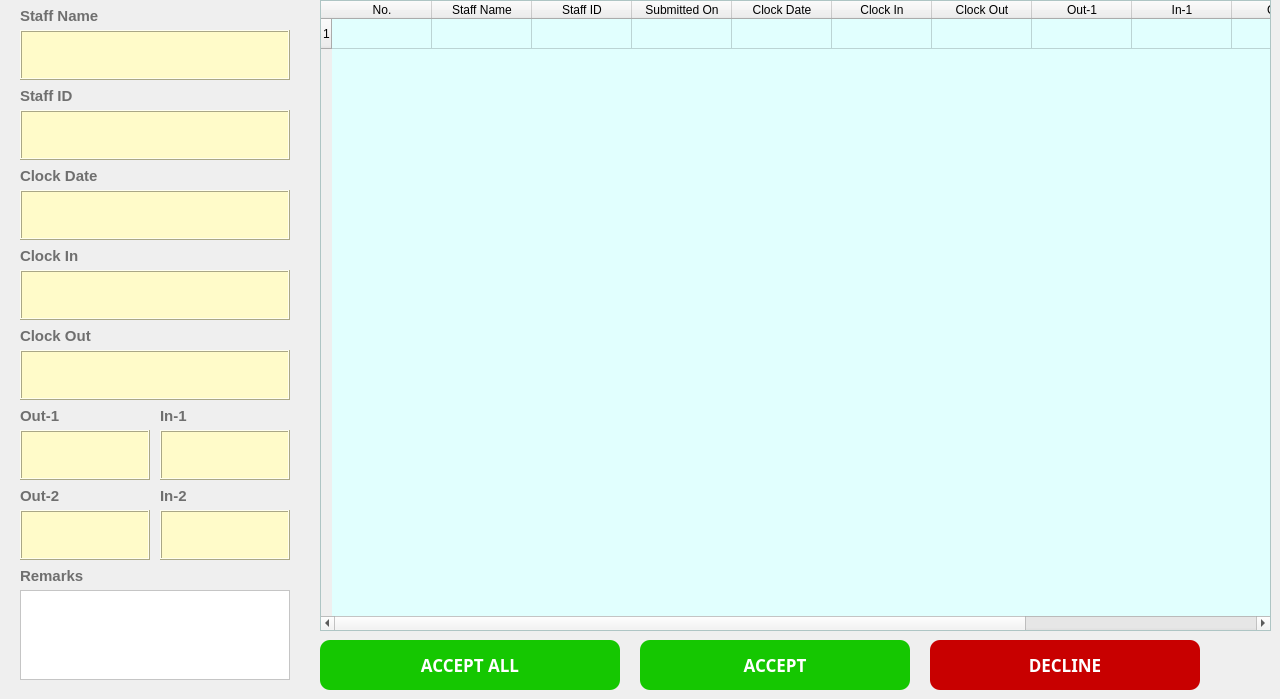
    <widget class="QWidget" name="tab_4">
     <attribute name="title">
      <string>Approve For Time Record Applications</string>
     </attribute>
     <widget class="QLabel" name="label_62">
      <property name="geometry">
       <rect>
        <x>20</x>
        <y>0</y>
        <width>151</width>
        <height>31</height>
       </rect>
      </property>
      <property name="font">
       <font>
        <family>Microsoft JhengHei UI</family>
        <pointsize>11</pointsize>
        <weight>75</weight>
        <bold>true</bold>
       </font>
      </property>
      <property name="styleSheet">
       <string notr="true">QLabel
{
	font-size:11pt;
	color:rgb(111,111,111);
}</string>
      </property>
      <property name="text">
       <string>Staff Name</string>
      </property>
     </widget>
     <widget class="QLabel" name="label_63">
      <property name="geometry">
       <rect>
        <x>20</x>
        <y>320</y>
        <width>151</width>
        <height>31</height>
       </rect>
      </property>
      <property name="font">
       <font>
        <family>Microsoft JhengHei UI</family>
        <pointsize>11</pointsize>
        <weight>75</weight>
        <bold>true</bold>
       </font>
      </property>
      <property name="styleSheet">
       <string notr="true">QLabel
{
	font-size:11pt;
	color:rgb(111,111,111);
}</string>
      </property>
      <property name="text">
       <string>Clock Out</string>
      </property>
     </widget>
     <widget class="QTextEdit" name="textEdit_39">
      <property name="enabled">
       <bool>false</bool>
      </property>
      <property name="geometry">
       <rect>
        <x>20</x>
        <y>30</y>
        <width>270</width>
        <height>50</height>
       </rect>
      </property>
      <property name="styleSheet">
       <string notr="true">QTextEdit

{
    /*字体为微软雅黑*/
    font-family:Microsoft Yahei;
    /*字体大小为20点*/
	color:rgb(50, 50, 50);
   font-size:12pt;
	background-color:rgb(255, 251, 201);
}
</string>
      </property>
      <property name="frameShape">
       <enum>QFrame::Box</enum>
      </property>
      <property name="frameShadow">
       <enum>QFrame::Raised</enum>
      </property>
      <property name="lineWidth">
       <number>1</number>
      </property>
     </widget>
     <widget class="QTextEdit" name="textEdit_40">
      <property name="geometry">
       <rect>
        <x>20</x>
        <y>590</y>
        <width>270</width>
        <height>90</height>
       </rect>
      </property>
      <property name="styleSheet">
       <string notr="true">QTextEdit
{
    /*字体为微软雅黑*/
    font-family:Microsoft Yahei;
    /*字体大小为20点*/
	color:rgb(74, 74, 74);
   font-size:12pt;
	background-color:rgb(255, 255, 255);
}

QTextEdit:hover
{
    /*背景颜色*/  
   background-color:rgb(229, 242, 255);
}

QTextEdit:focus
{
    /*背景颜色*/  
   background-color:rgb(229, 242, 255);
}</string>
      </property>
     </widget>
     <widget class="QLabel" name="label_64">
      <property name="geometry">
       <rect>
        <x>20</x>
        <y>80</y>
        <width>151</width>
        <height>31</height>
       </rect>
      </property>
      <property name="font">
       <font>
        <family>Microsoft JhengHei UI</family>
        <pointsize>11</pointsize>
        <weight>75</weight>
        <bold>true</bold>
       </font>
      </property>
      <property name="styleSheet">
       <string notr="true">QLabel
{
	font-size:11pt;
	color:rgb(111,111,111);
}</string>
      </property>
      <property name="text">
       <string>Staff ID</string>
      </property>
     </widget>
     <widget class="QLabel" name="label_65">
      <property name="geometry">
       <rect>
        <x>20</x>
        <y>160</y>
        <width>151</width>
        <height>31</height>
       </rect>
      </property>
      <property name="font">
       <font>
        <family>Microsoft JhengHei UI</family>
        <pointsize>11</pointsize>
        <weight>75</weight>
        <bold>true</bold>
       </font>
      </property>
      <property name="styleSheet">
       <string notr="true">QLabel
{
	font-size:11pt;
	color:rgb(111,111,111);
}</string>
      </property>
      <property name="text">
       <string>Clock Date</string>
      </property>
     </widget>
     <widget class="QTextEdit" name="textEdit_41">
      <property name="enabled">
       <bool>false</bool>
      </property>
      <property name="geometry">
       <rect>
        <x>20</x>
        <y>270</y>
        <width>270</width>
        <height>50</height>
       </rect>
      </property>
      <property name="styleSheet">
       <string notr="true">QTextEdit

{
    /*字体为微软雅黑*/
    font-family:Microsoft Yahei;
    /*字体大小为20点*/
	color:rgb(50, 50, 50);
   font-size:12pt;
	background-color:rgb(255, 251, 201);
}
</string>
      </property>
      <property name="frameShape">
       <enum>QFrame::Box</enum>
      </property>
      <property name="frameShadow">
       <enum>QFrame::Raised</enum>
      </property>
      <property name="lineWidth">
       <number>1</number>
      </property>
     </widget>
     <widget class="QPushButton" name="pushButton_14">
      <property name="geometry">
       <rect>
        <x>930</x>
        <y>640</y>
        <width>270</width>
        <height>50</height>
       </rect>
      </property>
      <property name="font">
       <font>
        <family>Microsoft Yahei</family>
        <pointsize>13</pointsize>
        <weight>75</weight>
        <bold>true</bold>
       </font>
      </property>
      <property name="styleSheet">
       <string notr="true">QPushButton
{
    /*字体为微软雅黑*/
    font-family:Microsoft Yahei;
    /*字体大小为20点*/
    font-size:13pt;
    /*字体颜色为白色*/    
    color:white;
    /*背景颜色*/  
    background-color:rgb(200, 0, 0);
    /*边框圆角半径为8像素*/ 
    border-radius:10px;
}

/*按钮停留态*/
QPushButton:hover
{
    /*背景颜色*/  
    background-color:rgb(176, 0, 0);
    padding-left:-3px;
    /*上内边距为3像素，让按下时字向下移动3像素*/  
    padding-top:-3px;
	 font-size:15pt;
}

/*按钮按下态*/
QPushButton:pressed
{
    /*背景颜色*/  
    background-color:rgb(147, 0, 0);
    /*左内边距为3像素，让按下时字向右移动3像素*/  
    padding-left:3px;
    /*上内边距为3像素，让按下时字向下移动3像素*/  
    padding-top:3px;
    font-size:13pt;
}</string>
      </property>
      <property name="text">
       <string>DECLINE</string>
      </property>
     </widget>
     <widget class="QLabel" name="label_66">
      <property name="geometry">
       <rect>
        <x>20</x>
        <y>240</y>
        <width>151</width>
        <height>31</height>
       </rect>
      </property>
      <property name="font">
       <font>
        <family>Microsoft JhengHei UI</family>
        <pointsize>11</pointsize>
        <weight>75</weight>
        <bold>true</bold>
       </font>
      </property>
      <property name="styleSheet">
       <string notr="true">QLabel
{
	font-size:11pt;
	color:rgb(111,111,111);
}</string>
      </property>
      <property name="text">
       <string>Clock In</string>
      </property>
     </widget>
     <widget class="QTextEdit" name="textEdit_42">
      <property name="enabled">
       <bool>false</bool>
      </property>
      <property name="geometry">
       <rect>
        <x>20</x>
        <y>350</y>
        <width>270</width>
        <height>50</height>
       </rect>
      </property>
      <property name="styleSheet">
       <string notr="true">QTextEdit

{
    /*字体为微软雅黑*/
    font-family:Microsoft Yahei;
    /*字体大小为20点*/
	color:rgb(50, 50, 50);
   font-size:12pt;
	background-color:rgb(255, 251, 201);
}
</string>
      </property>
      <property name="frameShape">
       <enum>QFrame::Box</enum>
      </property>
      <property name="frameShadow">
       <enum>QFrame::Raised</enum>
      </property>
      <property name="lineWidth">
       <number>1</number>
      </property>
     </widget>
     <widget class="QTextEdit" name="textEdit_43">
      <property name="enabled">
       <bool>false</bool>
      </property>
      <property name="geometry">
       <rect>
        <x>20</x>
        <y>430</y>
        <width>130</width>
        <height>50</height>
       </rect>
      </property>
      <property name="styleSheet">
       <string notr="true">QTextEdit

{
    /*字体为微软雅黑*/
    font-family:Microsoft Yahei;
    /*字体大小为20点*/
	color:rgb(50, 50, 50);
   font-size:12pt;
	background-color:rgb(255, 251, 201);
}
</string>
      </property>
      <property name="frameShape">
       <enum>QFrame::Box</enum>
      </property>
      <property name="frameShadow">
       <enum>QFrame::Raised</enum>
      </property>
      <property name="lineWidth">
       <number>1</number>
      </property>
     </widget>
     <widget class="QTableWidget" name="tableWidget_8">
      <property name="geometry">
       <rect>
        <x>320</x>
        <y>0</y>
        <width>951</width>
        <height>631</height>
       </rect>
      </property>
      <property name="font">
       <font>
        <pointsize>9</pointsize>
       </font>
      </property>
      <property name="styleSheet">
       <string notr="true">QTableWidget
{
	background-color: rgb(225, 255, 254);

}</string>
      </property>
      <property name="frameShape">
       <enum>QFrame::StyledPanel</enum>
      </property>
      <property name="frameShadow">
       <enum>QFrame::Sunken</enum>
      </property>
      <property name="sizeAdjustPolicy">
       <enum>QAbstractScrollArea::AdjustToContentsOnFirstShow</enum>
      </property>
      <property name="selectionBehavior">
       <enum>QAbstractItemView::SelectRows</enum>
      </property>
      <property name="showGrid">
       <bool>true</bool>
      </property>
      <property name="gridStyle">
       <enum>Qt::SolidLine</enum>
      </property>
      <property name="rowCount">
       <number>1</number>
      </property>
      <property name="columnCount">
       <number>12</number>
      </property>
      <attribute name="horizontalHeaderCascadingSectionResizes">
       <bool>true</bool>
      </attribute>
      <attribute name="verticalHeaderShowSortIndicator" stdset="0">
       <bool>false</bool>
      </attribute>
      <attribute name="verticalHeaderStretchLastSection">
       <bool>false</bool>
      </attribute>
      <row/>
      <column>
       <property name="text">
        <string>No.</string>
       </property>
       <property name="background">
        <color>
         <red>36</red>
         <green>236</green>
         <blue>239</blue>
        </color>
       </property>
      </column>
      <column>
       <property name="text">
        <string>Staff Name</string>
       </property>
      </column>
      <column>
       <property name="text">
        <string>Staff ID</string>
       </property>
      </column>
      <column>
       <property name="text">
        <string>Submitted On</string>
       </property>
      </column>
      <column>
       <property name="text">
        <string>Clock Date</string>
       </property>
      </column>
      <column>
       <property name="text">
        <string>Clock In</string>
       </property>
      </column>
      <column>
       <property name="text">
        <string>Clock Out</string>
       </property>
      </column>
      <column>
       <property name="text">
        <string>Out-1</string>
       </property>
      </column>
      <column>
       <property name="text">
        <string>In-1</string>
       </property>
      </column>
      <column>
       <property name="text">
        <string>Out-2</string>
       </property>
      </column>
      <column>
       <property name="text">
        <string>In-2</string>
       </property>
      </column>
      <column>
       <property name="text">
        <string>Remarks</string>
       </property>
      </column>
     </widget>
     <widget class="QLabel" name="label_67">
      <property name="geometry">
       <rect>
        <x>20</x>
        <y>400</y>
        <width>101</width>
        <height>31</height>
       </rect>
      </property>
      <property name="font">
       <font>
        <family>Microsoft JhengHei UI</family>
        <pointsize>11</pointsize>
        <weight>75</weight>
        <bold>true</bold>
       </font>
      </property>
      <property name="styleSheet">
       <string notr="true">QLabel
{
	font-size:11pt;
	color:rgb(111,111,111);
}</string>
      </property>
      <property name="text">
       <string>Out-1</string>
      </property>
     </widget>
     <widget class="QPushButton" name="pushButton_15">
      <property name="geometry">
       <rect>
        <x>640</x>
        <y>640</y>
        <width>270</width>
        <height>50</height>
       </rect>
      </property>
      <property name="font">
       <font>
        <family>Microsoft Yahei</family>
        <pointsize>13</pointsize>
        <weight>75</weight>
        <bold>true</bold>
       </font>
      </property>
      <property name="styleSheet">
       <string notr="true">QPushButton

{
    /*字体为微软雅黑*/
    font-family:Microsoft Yahei;
    /*字体大小为20点*/
    font-size:13pt;
    /*字体颜色为白色*/    
    color:white;
    /*背景颜色*/  
    background-color:rgb(21, 199, 1);
    /*边框圆角半径为8像素*/ 
    border-radius:10px;

}

/*按钮停留态*/
QPushButton:hover
{
    /*背景颜色*/  
    background-color:rgb(21, 175, 0);
    padding-left:-3px;
    /*上内边距为3像素，让按下时字向下移动3像素*/  
    padding-top:-3px;
	font-size:15pt;
}

/*按钮按下态*/
QPushButton:pressed
{
    /*背景颜色*/  
    background-color:rgb(0, 113, 0);
    /*左内边距为3像素，让按下时字向右移动3像素*/  
    padding-left:3px;
    /*上内边距为3像素，让按下时字向下移动3像素*/  
    padding-top:3px;
    font-size:13pt;
}</string>
      </property>
      <property name="text">
       <string>ACCEPT</string>
      </property>
     </widget>
     <widget class="QLabel" name="label_68">
      <property name="geometry">
       <rect>
        <x>20</x>
        <y>560</y>
        <width>151</width>
        <height>31</height>
       </rect>
      </property>
      <property name="font">
       <font>
        <family>Microsoft JhengHei UI</family>
        <pointsize>11</pointsize>
        <weight>75</weight>
        <bold>true</bold>
       </font>
      </property>
      <property name="styleSheet">
       <string notr="true">QLabel
{
	font-size:11pt;
	color:rgb(111,111,111);
}</string>
      </property>
      <property name="text">
       <string>Remarks</string>
      </property>
     </widget>
     <widget class="QTextEdit" name="textEdit_44">
      <property name="enabled">
       <bool>false</bool>
      </property>
      <property name="geometry">
       <rect>
        <x>20</x>
        <y>110</y>
        <width>270</width>
        <height>50</height>
       </rect>
      </property>
      <property name="styleSheet">
       <string notr="true">QTextEdit

{
    /*字体为微软雅黑*/
    font-family:Microsoft Yahei;
    /*字体大小为20点*/
	color:rgb(50, 50, 50);
   font-size:12pt;
	background-color:rgb(255, 251, 201);
}
</string>
      </property>
      <property name="frameShape">
       <enum>QFrame::Box</enum>
      </property>
      <property name="frameShadow">
       <enum>QFrame::Raised</enum>
      </property>
      <property name="lineWidth">
       <number>1</number>
      </property>
     </widget>
     <widget class="QTextEdit" name="textEdit_45">
      <property name="enabled">
       <bool>false</bool>
      </property>
      <property name="geometry">
       <rect>
        <x>20</x>
        <y>190</y>
        <width>270</width>
        <height>50</height>
       </rect>
      </property>
      <property name="styleSheet">
       <string notr="true">QTextEdit

{
    /*字体为微软雅黑*/
    font-family:Microsoft Yahei;
    /*字体大小为20点*/
	color:rgb(50, 50, 50);
   font-size:12pt;
	background-color:rgb(255, 251, 201);
}
</string>
      </property>
      <property name="frameShape">
       <enum>QFrame::Box</enum>
      </property>
      <property name="frameShadow">
       <enum>QFrame::Raised</enum>
      </property>
      <property name="lineWidth">
       <number>1</number>
      </property>
     </widget>
     <widget class="QTextEdit" name="textEdit_46">
      <property name="enabled">
       <bool>false</bool>
      </property>
      <property name="geometry">
       <rect>
        <x>160</x>
        <y>430</y>
        <width>130</width>
        <height>50</height>
       </rect>
      </property>
      <property name="styleSheet">
       <string notr="true">QTextEdit

{
    /*字体为微软雅黑*/
    font-family:Microsoft Yahei;
    /*字体大小为20点*/
	color:rgb(50, 50, 50);
   font-size:12pt;
	background-color:rgb(255, 251, 201);
}
</string>
      </property>
      <property name="frameShape">
       <enum>QFrame::Box</enum>
      </property>
      <property name="frameShadow">
       <enum>QFrame::Raised</enum>
      </property>
      <property name="lineWidth">
       <number>1</number>
      </property>
     </widget>
     <widget class="QLabel" name="label_69">
      <property name="geometry">
       <rect>
        <x>160</x>
        <y>400</y>
        <width>101</width>
        <height>31</height>
       </rect>
      </property>
      <property name="font">
       <font>
        <family>Microsoft JhengHei UI</family>
        <pointsize>11</pointsize>
        <weight>75</weight>
        <bold>true</bold>
       </font>
      </property>
      <property name="styleSheet">
       <string notr="true">QLabel
{
	font-size:11pt;
	color:rgb(111,111,111);
}</string>
      </property>
      <property name="text">
       <string>In-1</string>
      </property>
     </widget>
     <widget class="QLabel" name="label_70">
      <property name="geometry">
       <rect>
        <x>160</x>
        <y>480</y>
        <width>101</width>
        <height>31</height>
       </rect>
      </property>
      <property name="font">
       <font>
        <family>Microsoft JhengHei UI</family>
        <pointsize>11</pointsize>
        <weight>75</weight>
        <bold>true</bold>
       </font>
      </property>
      <property name="styleSheet">
       <string notr="true">QLabel
{
	font-size:11pt;
	color:rgb(111,111,111);
}</string>
      </property>
      <property name="text">
       <string>In-2</string>
      </property>
     </widget>
     <widget class="QTextEdit" name="textEdit_47">
      <property name="enabled">
       <bool>false</bool>
      </property>
      <property name="geometry">
       <rect>
        <x>160</x>
        <y>510</y>
        <width>130</width>
        <height>50</height>
       </rect>
      </property>
      <property name="styleSheet">
       <string notr="true">QTextEdit

{
    /*字体为微软雅黑*/
    font-family:Microsoft Yahei;
    /*字体大小为20点*/
	color:rgb(50, 50, 50);
   font-size:12pt;
	background-color:rgb(255, 251, 201);
}
</string>
      </property>
      <property name="frameShape">
       <enum>QFrame::Box</enum>
      </property>
      <property name="frameShadow">
       <enum>QFrame::Raised</enum>
      </property>
      <property name="lineWidth">
       <number>1</number>
      </property>
     </widget>
     <widget class="QTextEdit" name="textEdit_48">
      <property name="enabled">
       <bool>false</bool>
      </property>
      <property name="geometry">
       <rect>
        <x>20</x>
        <y>510</y>
        <width>130</width>
        <height>50</height>
       </rect>
      </property>
      <property name="styleSheet">
       <string notr="true">QTextEdit

{
    /*字体为微软雅黑*/
    font-family:Microsoft Yahei;
    /*字体大小为20点*/
	color:rgb(50, 50, 50);
   font-size:12pt;
	background-color:rgb(255, 251, 201);
}
</string>
      </property>
      <property name="frameShape">
       <enum>QFrame::Box</enum>
      </property>
      <property name="frameShadow">
       <enum>QFrame::Raised</enum>
      </property>
      <property name="lineWidth">
       <number>1</number>
      </property>
     </widget>
     <widget class="QLabel" name="label_71">
      <property name="geometry">
       <rect>
        <x>20</x>
        <y>480</y>
        <width>101</width>
        <height>31</height>
       </rect>
      </property>
      <property name="font">
       <font>
        <family>Microsoft JhengHei UI</family>
        <pointsize>11</pointsize>
        <weight>75</weight>
        <bold>true</bold>
       </font>
      </property>
      <property name="styleSheet">
       <string notr="true">QLabel
{
	font-size:11pt;
	color:rgb(111,111,111);
}</string>
      </property>
      <property name="text">
       <string>Out-2</string>
      </property>
     </widget>
     <widget class="QPushButton" name="pushButton_11">
      <property name="geometry">
       <rect>
        <x>320</x>
        <y>640</y>
        <width>300</width>
        <height>50</height>
       </rect>
      </property>
      <property name="font">
       <font>
        <family>Microsoft Yahei</family>
        <pointsize>13</pointsize>
        <weight>75</weight>
        <bold>true</bold>
       </font>
      </property>
      <property name="styleSheet">
       <string notr="true">QPushButton

{
    /*字体为微软雅黑*/
    font-family:Microsoft Yahei;
    /*字体大小为20点*/
    font-size:13pt;
    /*字体颜色为白色*/    
    color:white;
    /*背景颜色*/  
    background-color:rgb(21, 199, 1);
    /*边框圆角半径为8像素*/ 
    border-radius:10px;

}

/*按钮停留态*/
QPushButton:hover
{
    /*背景颜色*/  
    background-color:rgb(21, 175, 0);
    padding-left:-3px;
    /*上内边距为3像素，让按下时字向下移动3像素*/  
    padding-top:-3px;
	font-size:15pt;
}

/*按钮按下态*/
QPushButton:pressed
{
    /*背景颜色*/  
    background-color:rgb(0, 113, 0);
    /*左内边距为3像素，让按下时字向右移动3像素*/  
    padding-left:3px;
    /*上内边距为3像素，让按下时字向下移动3像素*/  
    padding-top:3px;
    font-size:13pt;
}</string>
      </property>
      <property name="text">
       <string>ACCEPT ALL</string>
      </property>
     </widget>
    </widget>
